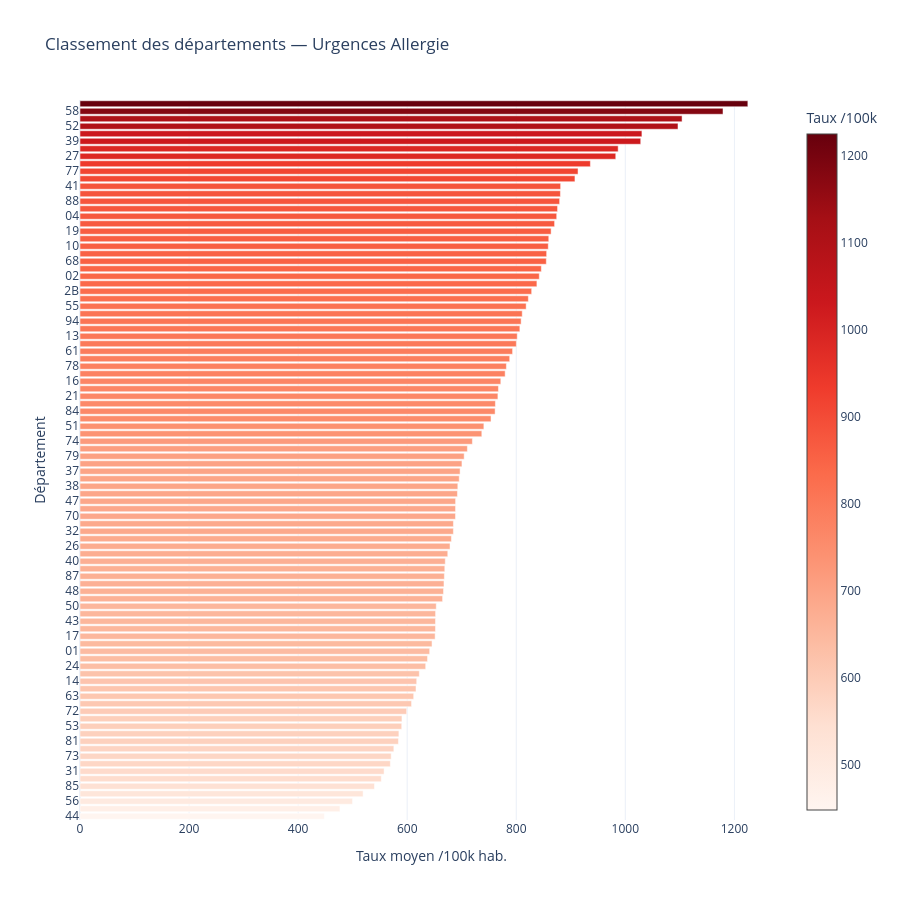

The notebook cell this image was saved under:
### Markdown cell above
### 2.2 Classement des départements — graphique interactif

### Code cell
df_dept_moy = df.groupby("dept")[list(Y_COLS.values())].mean().reset_index()

for patho, col in Y_COLS.items():
    df_sorted = df_dept_moy.sort_values(col, ascending=True)

    fig = go.Figure(go.Bar(
        x=df_sorted[col],
        y=df_sorted["dept"],
        orientation="h",
        marker=dict(
            color=df_sorted[col],
            colorscale="Reds",
            showscale=True,
            colorbar=dict(title="Taux /100k")
        ),
        hovertemplate="Dept %{y}<br>Taux : %{x:.1f} /100k<extra></extra>"
    ))
    fig.update_layout(
        title=f"Classement des départements — Urgences {patho}",
        xaxis_title="Taux moyen /100k hab.",
        yaxis_title="Département",
        height=900,
        template="plotly_white"
    )
    fig.show()
    fig.write_html(EDA_DIR / f"eda_05_classement_{patho.lower()}.html")
    print(f"💾 eda/eda_05_classement_{patho.lower()}.html")

### Figure 1 — Plotly figure (JSON) as saved in the notebook; plotly's stock layout.template omitted (floating-point values rounded to 4 significant figures)
{"data": [{"hovertemplate": "Dept %{y}<br>Taux : %{x:.1f} /100k<extra></extra>", "marker": {"color": [448.0, 476.6, 499.7, 519.1, 540.0, 552.5, 557.6, 569.0, 570.6, 575.5, 583.9, 584.7, 589.9, 590.3, 599.0, 608.0, 611.9, 616.1, 617.4, 622.2, 633.9, 637.3, 641.2, 645.5, 651.2, 651.8, 651.9, 652.0, 653.3, 664.9, 666.6, 667.4, 668.1, 668.9, 669.8, 674.4, 678.5, 681.0, 684.7, 684.8, 688.5, 688.6, 688.7, 692.1, 692.8, 695.4, 697.0, 700.4, 704.5, 710.3, 719.5, 736.8, 740.6, 753.7, 761.2, 761.7, 766.3, 767.3, 771.6, 779.6, 781.9, 787.9, 793.2, 800.1, 801.8, 806.6, 808.9, 810.9, 818.1, 822.1, 828.2, 837.8, 842.2, 846.0, 855.1, 855.7, 858.7, 859.6, 863.9, 870.3, 874.1, 875.7, 879.5, 880.9, 881.3, 907.6, 913.3, 935.9, 982.4, 986.8, 1028.0, 1030.0, 1097.0, 1104.0, 1179.0, 1225.0], "colorbar": {"title": {"text": "Taux /100k"}}, "colorscale": [[0, "rgb(255,245,240)"], [0.125, "rgb(254,224,210)"], [0.25, "rgb(252,187,161)"], [0.375, "rgb(252,146,114)"], [0.5, "rgb(251,106,74)"], [0.625, "rgb(239,59,44)"], [0.75, "rgb(203,24,29)"], [0.875, "rgb(165,15,21)"], [1, "rgb(103,0,13)"]], "showscale": true}, "orientation": "h", "type": "bar", "x": [448.0, 476.6, 499.7, 519.1, 540.0, 552.5, 557.6, 569.0, 570.6, 575.5, 583.9, 584.7, 589.9, 590.3, 599.0, 608.0, 611.9, 616.1, 617.4, 622.2, 633.9, 637.3, 641.2, 645.5, 651.2, 651.8, 651.9, 652.0, 653.3, 664.9, 666.6, 667.4, 668.1, 668.9, 669.8, 674.4, 678.5, 681.0, 684.7, 684.8, 688.5, 688.6, 688.7, 692.1, 692.8, 695.4, 697.0, 700.4, 704.5, 710.3, 719.5, 736.8, 740.6, 753.7, 761.2, 761.7, 766.3, 767.3, 771.6, 779.6, 781.9, 787.9, 793.2, 800.1, 801.8, 806.6, 808.9, 810.9, 818.1, 822.1, 828.2, 837.8, 842.2, 846.0, 855.1, 855.7, 858.7, 859.6, 863.9, 870.3, 874.1, 875.7, 879.5, 880.9, 881.3, 907.6, 913.3, 935.9, 982.4, 986.8, 1028.0, 1030.0, 1097.0, 1104.0, 1179.0, 1225.0], "y": ["44", "29", "56", "35", "85", "42", "31", "30", "73", "22", "81", "76", "53", "65", "72", "49", "63", "33", "14", "82", "24", "09", "01", "25", "17", "75", "43", "90", "50", "34", "48", "62", "87", "83", "40", "66", "26", "64", "32", "46", "70", "59", "47", "45", "38", "06", "37", "15", "79", "69", "74", "54", "51", "03", "84", "67", "21", "80", "16", "36", "78", "05", "61", "11", "13", "12", "94", "86", "55", "07", "2B", "60", "02", "91", "68", "08", "10", "92", "19", "71", "04", "93", "88", "2A", "41", "18", "77", "57", "27", "95", "39", "28", "52", "23", "58", "89"]}], "layout": {"height": 900, "title": {"text": "Classement des départements — Urgences Allergie"}, "xaxis": {"title": {"text": "Taux moyen /100k hab."}}, "yaxis": {"title": {"text": "Département"}}}}
